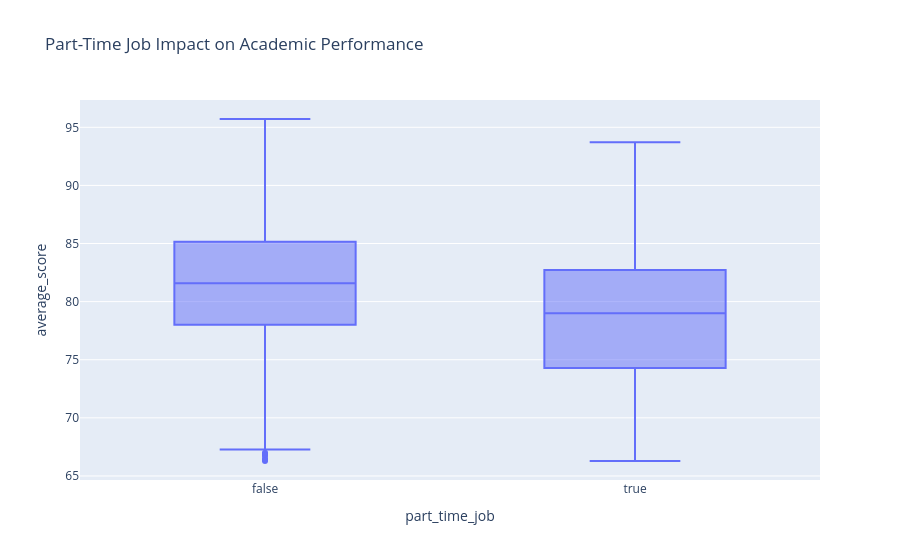

The notebook cell saved with this chart:
### Markdown cell above
### 8.6 Part-Time Job Impact on Performance

Boxplot comparing score distributions for students with and without a part-time job.

### Code cell
fig6 = px.box(
    df,
    x="part_time_job",
    y="average_score",
    title="Part-Time Job Impact on Academic Performance"
)
fig6.show()

### Figure 1 — Plotly figure (JSON) as saved in the notebook; plotly's stock layout.template omitted (floating-point values rounded to 4 significant figures; data arrays with more than 128 entries replaced by an {"elided": "..."} marker saying what was removed)
{"data": [{"alignmentgroup": "True", "hovertemplate": "part_time_job=%{x}<br>average_score=%{y}<extra></extra>", "legendgroup": "", "marker": {"color": "#636efa"}, "name": "", "notched": false, "offsetgroup": "", "orientation": "v", "showlegend": false, "type": "box", "x": {"elided": "1974 bool values"}, "x0": " ", "xaxis": "x", "y": {"elided": "1974 float values"}, "y0": " ", "yaxis": "y"}], "layout": {"boxmode": "group", "legend": {"tracegroupgap": 0}, "title": {"text": "Part-Time Job Impact on Academic Performance"}, "xaxis": {"anchor": "y", "domain": [0, 1], "title": {"text": "part_time_job"}}, "yaxis": {"anchor": "x", "domain": [0, 1], "title": {"text": "average_score"}}}}
